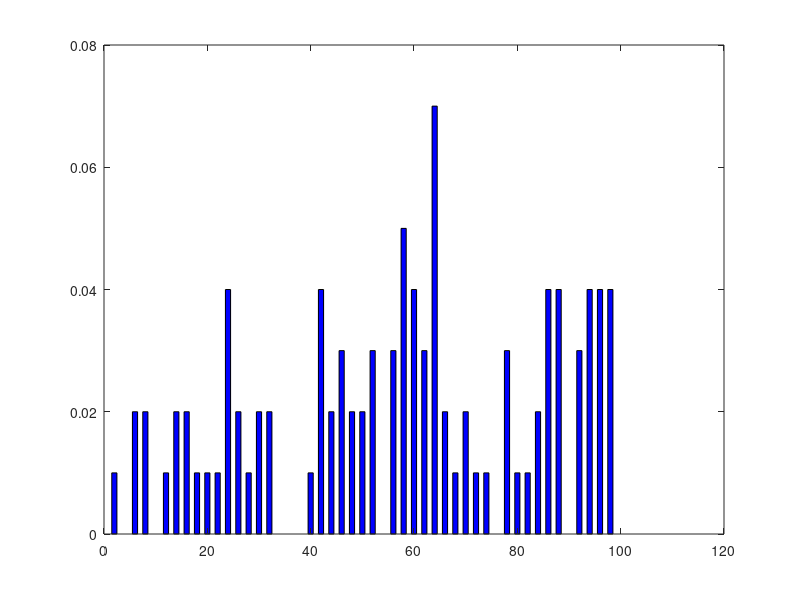

Recreate this plot in MATLAB.
pkg load statistics

N = 100;
M = 100;
Prob = 0.5;
LocCurent = 0;
vector = repmat(0,1,M);

for j = 1:M
  for i = 1:N
    
    X = rand;
    if X < Prob
      LocCurent = LocCurent + 1;
      
      if LocCurent == N       % daca am ajuns la finalul ciclului, reincepem de la pozitia 0
        LocCurent = 0;
      end
      
    else
      LocCurent = LocCurent - 1;
      
      if LocCurent == -1      % structura circulara ne impune ca in stanga pozitiei 0 sa avem n-1, deci alocam valoarea n-1 in loc de -1
        LocCurent = N - 1;
          
      end
    end
    
  endfor
  
  vector(j) = LocCurent
  
endfor

H = histc(vector, 1:N);
bar(1:N, H / M, "hist", "FaceColor", "b");